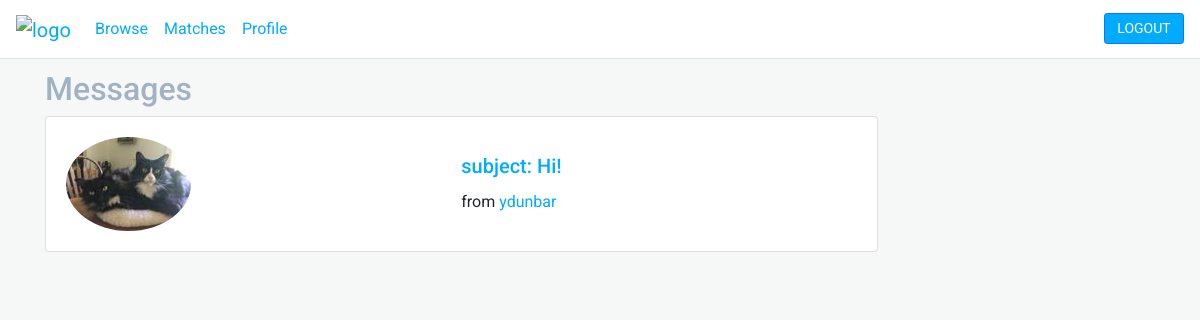
The app's page /home (signed in), older data.
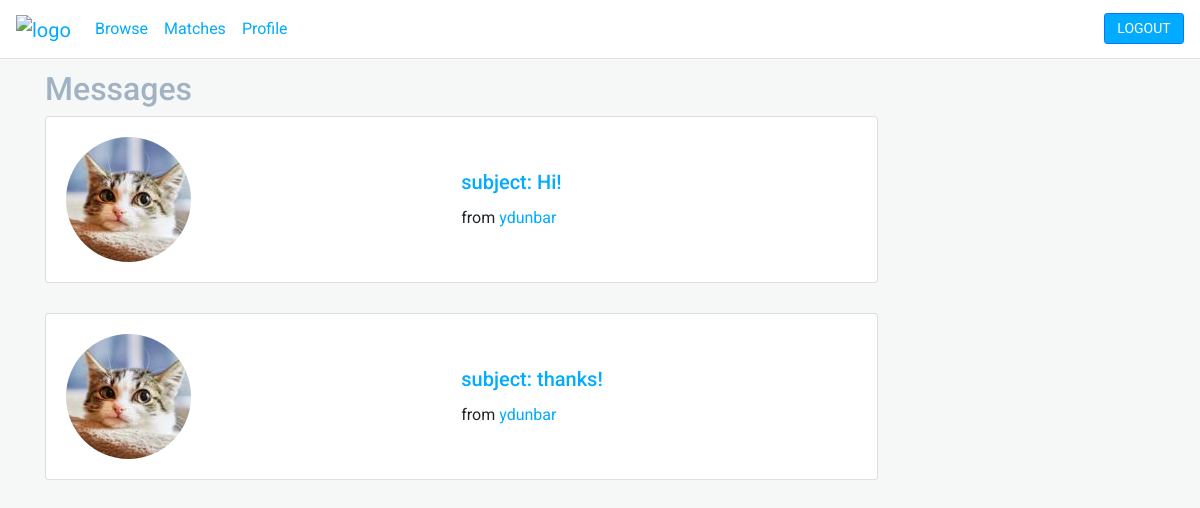
The same page, newer data.
### app/models.py (models this page shows, shortened)
class Post(db.Model):
    id = db.Column(db.Integer, primary_key=True)
    title = db.Column(db.String(), unique=True, nullable=False)
    date_posted = db.Column(db.DateTime(), nullable=False, default=datetime.utcnow)
    content = db.Column(db.Text, nullable=False)
    author_id = db.Column(db.Integer, db.ForeignKey('user.id'), nullable=False)
    recipient_id = db.Column(db.Integer, db.ForeignKey('user.id'), nullable=False)

class User(db.Model, UserMixin):
    id = db.Column(db.Integer, primary_key=True)
    username = db.Column(db.String(), unique=True, nullable=False)
    email = db.Column(db.String(), unique=True, nullable=False)
    image = db.Column(db.String(), nullable=False, default='default.jpg')
    password = db.Column(db.String(60))
    posts = db.relationship('Post', backref='author', lazy=True, foreign_keys = 'Post.author_id')
    recieved_posts = db.relationship('Post', backref='recipient', lazy=True, foreign_keys = 'Post.recipient_id')
    roles = db.relationship('Role', backref='user', lazy='dynamic', foreign_keys = 'Role.user_id')

### app/routes.py (the view)
@app.route('/')
@app.route('/home', methods=['GET'])
def home():
    if current_user.is_authenticated:
        posts = Post.query.filter_by(recipient=current_user)
    else:
        posts = []
    return render_template('home.html', posts=posts)

### app/models.py (called while the page is built)
@login_manager.user_loader
def load_user(user_id):
    return User.query.get(int(user_id))

### app/templates/home.html (shortened to what this page needs)
{% extends 'layout.html' %}
{% block content %}
    <div class="main">
        {% if posts %}
            <div class="messages">
                <h2>Messages</h2>
                {% for post in posts %}
                    <div class="card w-75">
                        <div class="card-body message-card">
                            <div class="left">
                                <img class="rounded-circle" src="{{ url_for('static', filename='profile_pictures/' + post.author.image) }}">
                            </div>
                            <div class="right center">
                                <div class="centered">
                                    <h5 class="card-title"><a href="{{ url_for('post', id=post.id) }}">subject: {{ post.title }}</a></h5>
                                    <p class="card-text">from <a href="{{ url_for('profile', username = post.author.username) }}">{{ post.author.username }}</a></p>
                                </div>
                            </div>
                        </div>
                    </div>
                {% endfor %}
            </div>
        {% endif %}
    </div>
{% endblock content %}

### app/templates/layout.html (shortened to what this page needs)
<!DOCTYPE html>
<html lang="en">
    <head>
        <link rel="stylesheet" href="https://stackpath.bootstrapcdn.com/bootstrap/4.5.0/css/bootstrap.min.css">
        <link rel="stylesheet" type="text/css" href="{{ url_for('static', filename='main.css') }}">
    </head>
    <body>
        <nav class="navbar navbar-expand-lg navbar-light fixed-top border-bottom">
            <a class="navbar-brand" href="{{ url_for('home') }}"><img alt="logo" src="https://i.imgur.com/vu7zWNP.png" height="28"></a>
            <div class="collapse navbar-collapse" id="navbarNav">
              <ul class="navbar-nav mr-auto">
                <li class="nav-item">
                  <a class="nav-link" href="{{ url_for('browse') }}">Browse</a>
                </li>
                {% if current_user.is_authenticated %}
                  <li class="nav-item">
                    <a class="nav-link" href="{{ url_for('matches') }}">Matches</a>
                  </li>
                  <li class="nav-item">
                    <a class="nav-link" href="{{ url_for('profile_settings') }}">Profile</a>
                  </li>
                {% endif %}
              </ul>
              <ul class="navbar-nav navbar-right">
                {% if current_user.is_authenticated %}
                  <li class="nav-item">
                    <a class="btn btn-primary btn-sm" href="{{ url_for('logout') }}">LOGOUT</a>
                  </li>
                {% endif %}
              </ul>
            </div>
          </nav>
        <div class="container">
            {% block content %}{% endblock %}
        </div>
    </body>
</html>

### app/static/main.css (style rules this page uses)
body { font-family: 'Roboto', sans-serif; background-color: #F6F8F8; }
body a { color: #01ABFF; }
.main { margin-top: 70px; }
h2 { color: #A1B2C2 }
.btn-primary, .btn-info { color: white !important; }
.btn-primary { background-color: #01ABFF !important;; }
nav { background: white; }
nav a { color: #01ABFF !important; }
nav .btn { margin-left: 15px; width: 80px; color: white; }
.card { margin-bottom: 30px; }
.message-card, .user-card { display: flex; }
.left, .right, .middle { flex: 1; }
.center { position: relative; }
.centered { margin: 0; position: absolute; top: 50%; -ms-transform: translateY(-50%); transform: translateY(-50%); }

Row changes from the older to the newer data that the page shows:
changed through a linked row, Post "Hi!": image: a different picture
added Post: image (picture), title "thanks!", author.username "ydunbar"
